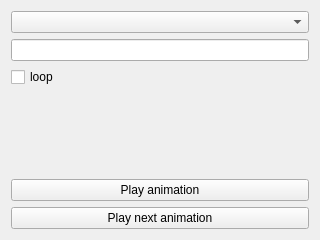
<?xml version="1.0" encoding="UTF-8"?>
<ui version="4.0">
 <class>AnimationSelection</class>
 <widget class="QWidget" name="AnimationSelection">
  <property name="geometry">
   <rect>
    <x>0</x>
    <y>0</y>
    <width>320</width>
    <height>240</height>
   </rect>
  </property>
  <property name="windowTitle">
   <string>Form</string>
  </property>
  <layout class="QVBoxLayout" name="verticalLayout">
   <item>
    <widget class="QComboBox" name="comboBox"/>
   </item>
   <item>
    <widget class="QLineEdit" name="lineEdit"/>
   </item>
   <item>
    <widget class="QCheckBox" name="checkBox">
     <property name="text">
      <string>loop</string>
     </property>
    </widget>
   </item>
   <item>
    <spacer name="verticalSpacer">
     <property name="orientation">
      <enum>Qt::Vertical</enum>
     </property>
     <property name="sizeHint" stdset="0">
      <size>
       <width>20</width>
       <height>40</height>
      </size>
     </property>
    </spacer>
   </item>
   <item>
    <widget class="QPushButton" name="pushButton">
     <property name="text">
      <string>Play animation</string>
     </property>
    </widget>
   </item>
   <item>
    <widget class="QPushButton" name="pushButton_2">
     <property name="text">
      <string>Play next animation</string>
     </property>
    </widget>
   </item>
  </layout>
 </widget>
 <resources/>
 <connections/>
</ui>
